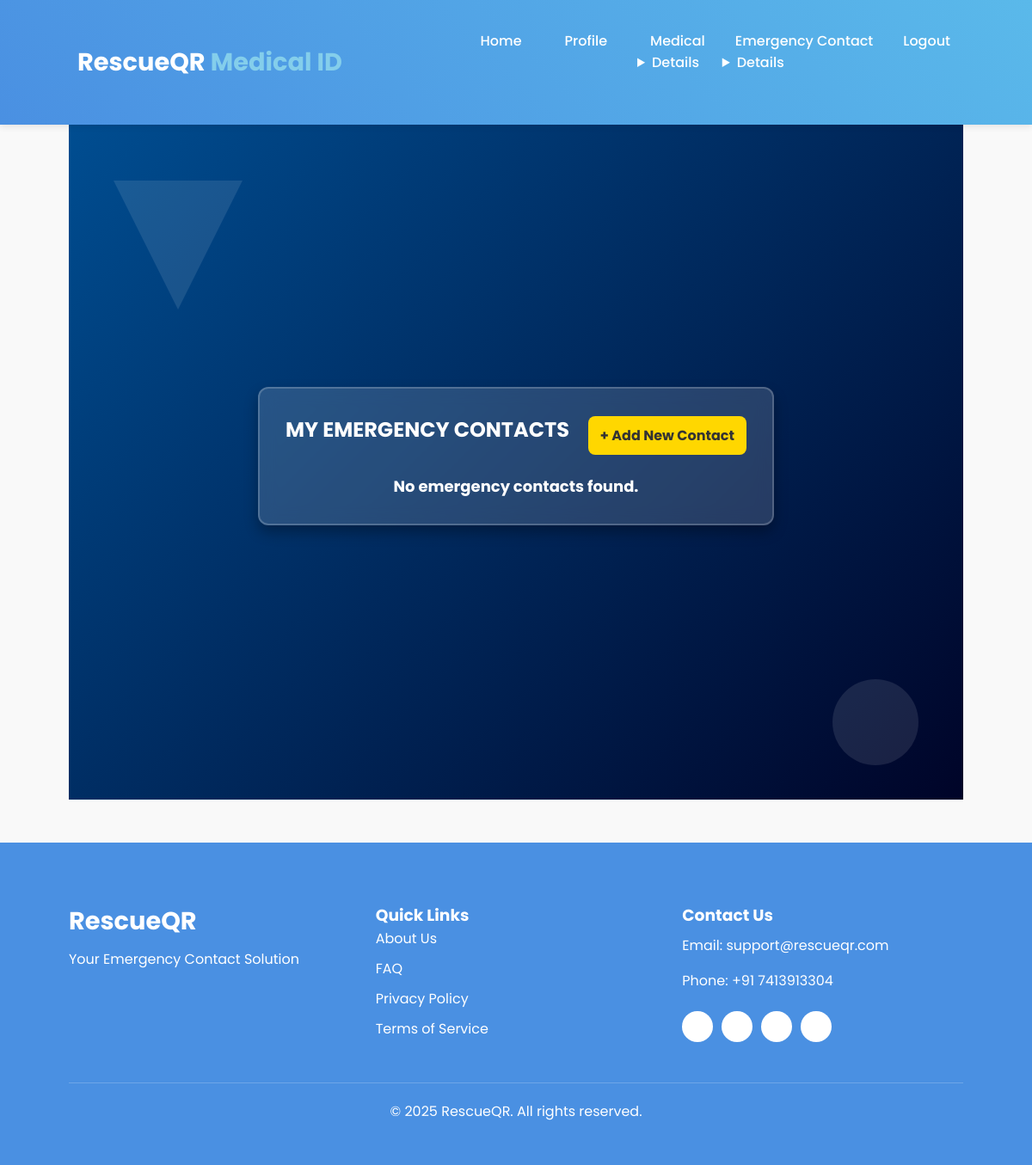
Page /emergency/list/ (signed in) on the earlier database version.
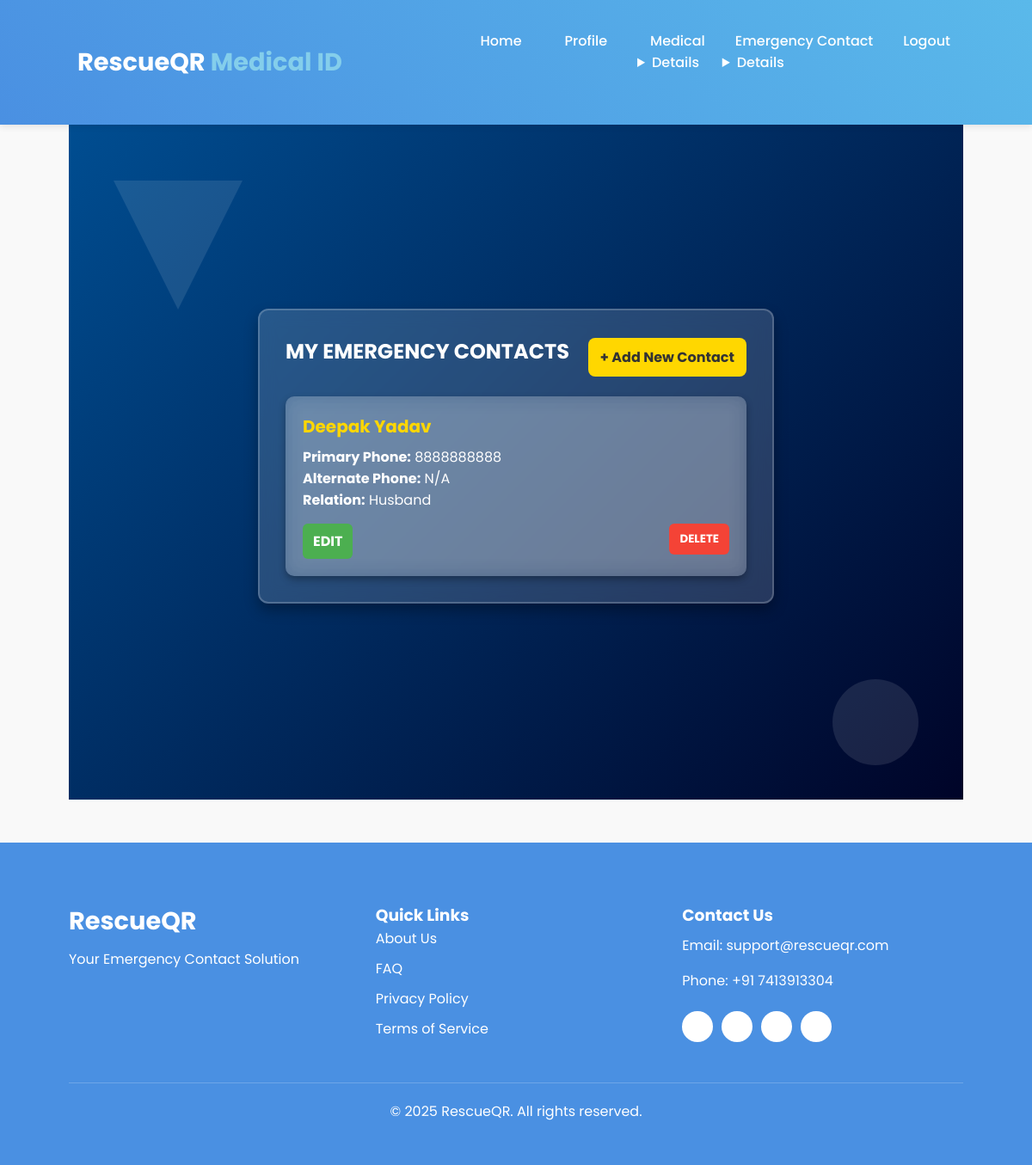
Same page on the later database version.
### emergency/models.py (models this page shows, shortened)
class EmergencyContact(models.Model):
    RELATIONSHIP_CHOICES = [
    ('father', 'Father'),
    ('mother', 'Mother'),
    ('husband', 'Husband'),
    ('wife', 'Wife'),
    ('son', 'Son'),
    ('daughter', 'Daughter'),
    ('brother', 'Brother'),
    ('sister', 'Sister'),
    ('grandfather', 'Grandfather'),
    ('grandmother', 'Grandmother'),
    ('uncle', 'Uncle'),
    ('aunt', 'Aunt'),
    ('guardian', 'Guardian'),
    ('friend', 'Friend'),
    ('colleague', 'Colleague'),
    ('neighbor', 'Neighbor'),
    ('other', 'Other'),
]
    user = models.ForeignKey(CustomUser, on_delete=models.CASCADE, related_name="emergency_contacts")
    name = models.CharField(max_length=255)
    primary_phone = models.CharField(max_length=15)
    alternate_phone = models.CharField(max_length=15, blank=True, null=True)
    relation = models.CharField(max_length=20, choices=RELATIONSHIP_CHOICES)

### emergency/views.py (the view)
# urls.py: path("list/", list_contacts_view, name="list_contacts"),
@login_required
def list_contacts_view(request):
    contacts = EmergencyContact.objects.filter(user=request.user)
    return render(request, "emergency/list_contacts.html", {"contacts": contacts})

### emergency/templates/emergency/list_contacts.html (shortened to what this page needs)
{% extends "base.html" %}
{% block content %}
<div class="contacts-page">
    <div class="contacts-container">
        <div class="contacts-header">
            <h1>My Emergency Contacts</h1>
            <a href="{% url 'emergency:add_contact' %}" class="add-contact-btn">+ Add New Contact</a>
        </div>
        {% if contacts %}
            <div class="contacts-list">
                {% for contact in contacts %}
                <div class="contact-card">
                    <div class="card-content">
                        <h2>{{ contact.name }}</h2>
                        <p><strong>Primary Phone:</strong> {{ contact.primary_phone }}</p>
                        <p><strong>Alternate Phone:</strong> {{ contact.alternate_phone|default:"N/A" }}</p>
                        <p><strong>Relation:</strong> {{ contact.get_relation_display }}</p>
                    </div>
                    <div class="card-actions">
                        <a href="{% url 'emergency:update_contact' contact.id %}" class="edit-btn">Edit</a>
                        <form method="POST" action="{% url 'emergency:delete_contact' contact.id %}" class="delete-form">
                            <button type="submit" class="delete-btn" onclick="return confirm('Are you sure?');">Delete</button>
                        </form>
                    </div>
                </div>
                {% endfor %}
            </div>
        {% else %}
            <p class="no-contacts">No emergency contacts found.</p>
        {% endif %}
    </div>
</div>
{% endblock %}

### templates/base.html (shortened to what this page needs)
{% load static %}
<!DOCTYPE html>
<html lang="en">
<head>
    <link rel="stylesheet" href="{% static 'css/styles.css' %}">
</head>
<body>
    <header id="navbar">
        <div class="container">
            <div class="logo">
                <a href="">RescueQR <span>Medical ID</span></a>
            </div>
            <nav class="nav-links">
                <ul>
                    <li><a href="{% url 'home' %}">Home</a></li>
                    {% if user.is_authenticated %}
                        <li><a href="{% url 'userprofile:user-profile' %}">Profile</a></li>
                        <li><a href="{% url 'medical:medical_details' %}">Medical <Details></Details></a></li>
                        <li><a href="{% url 'emergency:list_contacts' %}">Emergency Contact <Details></Details></a></li>
                        <li><a href="{% url 'users:logout' %}">Logout</a></li>
                    {% else %}
                        <li><a href="{% url 'users:login-page' %}">Login</a></li>
                        <li><a href="{% url 'users:register-page' %}">Register</a></li>
                        <li><a href="{% url 'users:about' %}">About Us</a></li>
                    {% endif %}
                </ul>
            </nav>
        </div>
    </header>
    <div class="content-wrapper">
        <main class="main-content">
            <div class="container fade-in">
                {% block content %}{% endblock %}
            </div>
        </main>
    </div>
    <footer>
        <div class="container">
            <div class="footer-grid">
                <div class="footer-section footer-brand">
                    <h2>Rescue<span>QR</span></h2>
                    <p>Your Emergency Contact Solution</p>
                </div>
                <div class="footer-section footer-links">
                    <h3>Quick Links</h3>
                    <ul>
                        <li><a href="{% url 'users:about' %}">About Us</a></li>
                        <li><a href="{% url 'users:faq' %}">FAQ</a></li>
                        <li><a href="{% url 'users:privacy_policy' %}">Privacy Policy</a></li>
                        <li><a href="{% url 'users:terms_of_service' %}">Terms of Service</a></li>
                    </ul>
                </div>
                <div class="footer-section footer-contact">
                    <h3>Contact Us</h3>
                    <p>Email: <a href="mailto:support@rescueqr.com">support@rescueqr.com</a></p>
                    <p>Phone: +91 7413913304</p>
                    <div class="social-icons">
                        <a href="#" class="social fb" aria-label="Facebook">FB</a>
                        <a href="#" class="social tw" aria-label="Twitter">TW</a>
                        <a href="#" class="social ig" aria-label="Instagram">IG</a>
                        <a href="#" class="social yt" aria-label="YouTube">YT</a>
                    </div>
                </div>
            </div>
            <div class="footer-bottom">
                <p>&copy; 2025 RescueQR. All rights reserved.</p>
            </div>
        </div>
    </footer>
</body>
</html>

Differences in the rows shown:
added EmergencyContact: name "Deepak Yadav", primary_phone "8888888888", alternate_phone "N/A", relation "Husband"
Other differences:
text no longer shown: "No emergency contacts found."
